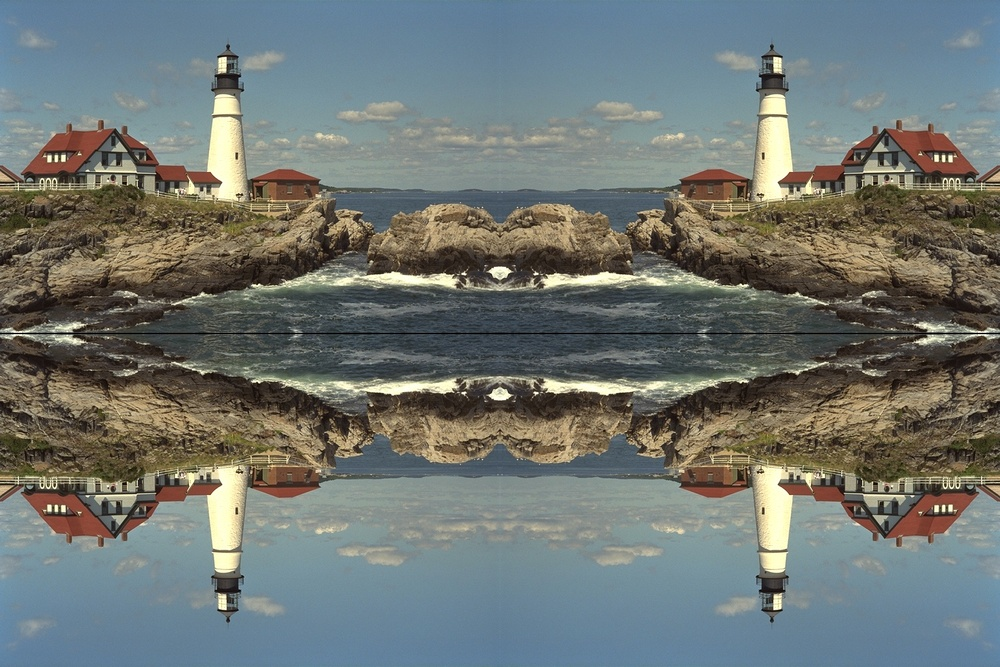
#> input picture lesson_1/data/example.jpg, 1000 x 667 px, shrunk from 1536 x 1024 before the run, given in place of slow_traffic_small.mp4, which was not available
$ jupyter execute OpticalFlow.ipynb   (text cells are left out)
#> lines starting #> are read from the running program, lines starting #| are printed output that depends on the picture
[cell 1]
import cv2
import numpy as np
from matplotlib import pyplot as plt
plt.rcParams['figure.figsize'] = [15, 10]

[cell 2]
video = cv2.VideoCapture('data/slow_traffic_small.mp4')

# ShiTomasi corner detection
config_st = {'maxCorners': 100,
             'qualityLevel': 0.3,
             'minDistance': 7,
             'blockSize': 7}

# Lucas-Kanade optical flow
config_lk = {'winSize': (15, 15),
             'maxLevel': 2,
             'criteria': (cv2.TERM_CRITERIA_EPS | cv2.TERM_CRITERIA_COUNT, 10, 0.03)}

[cell 3]
# Create some random colors
color = np.random.randint(0, 255, (100, 3))

# Take first frame and find keypoints
ret, source = video.read()
#> source is the input picture: shape (667, 1000, 3); mean B, G, R 114.6, 118.1, 111.6
assert ret

src_gray = cv2.cvtColor(source, cv2.COLOR_BGR2GRAY)
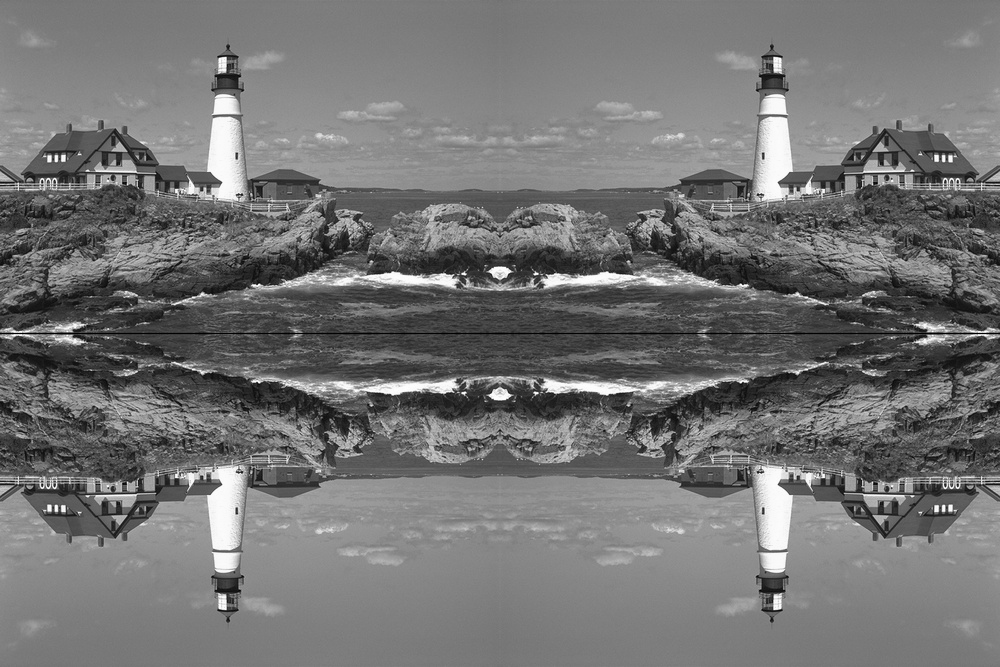
#> src_gray: shape (667, 1000); min 0, max 254, mean 115.7
p_src = cv2.goodFeaturesToTrack(src_gray, mask=None, **config_st)
#> p_src = 100 rows, first 8: [949, 486], [44, 486], [949, 180], [50, 180], [52, 486], [224, 59], [775, 59], [224, 607]


$ run again, on lesson_1/data/kodim21.png
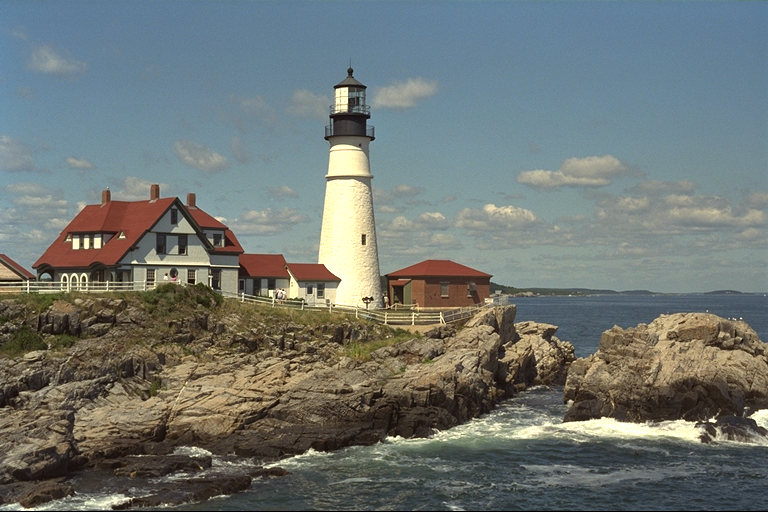
#> input picture lesson_1/data/kodim21.png, 768 x 512 px, given in place of slow_traffic_small.mp4, which was not available
#> source is the input picture: shape (512, 768, 3); mean B, G, R 114.5, 118, 111.6
#> `src_gray = cv2.cvtColor(source, cv2.COLOR_BGR2GRAY)`:
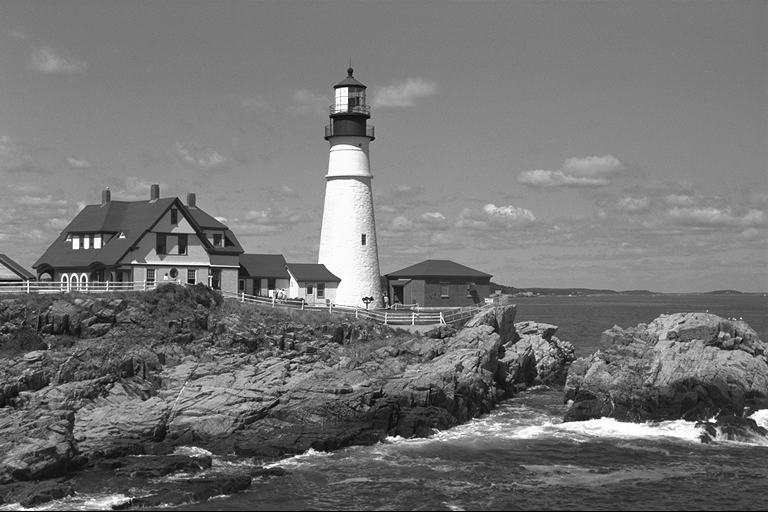
#> src_gray: shape (512, 768); min 0, max 255, mean 115.7
#> p_src = 52 rows, first 8: [64, 275], [83, 275], [74, 275], [345, 90], [29, 286], [367, 303], [270, 292], [84, 286]
